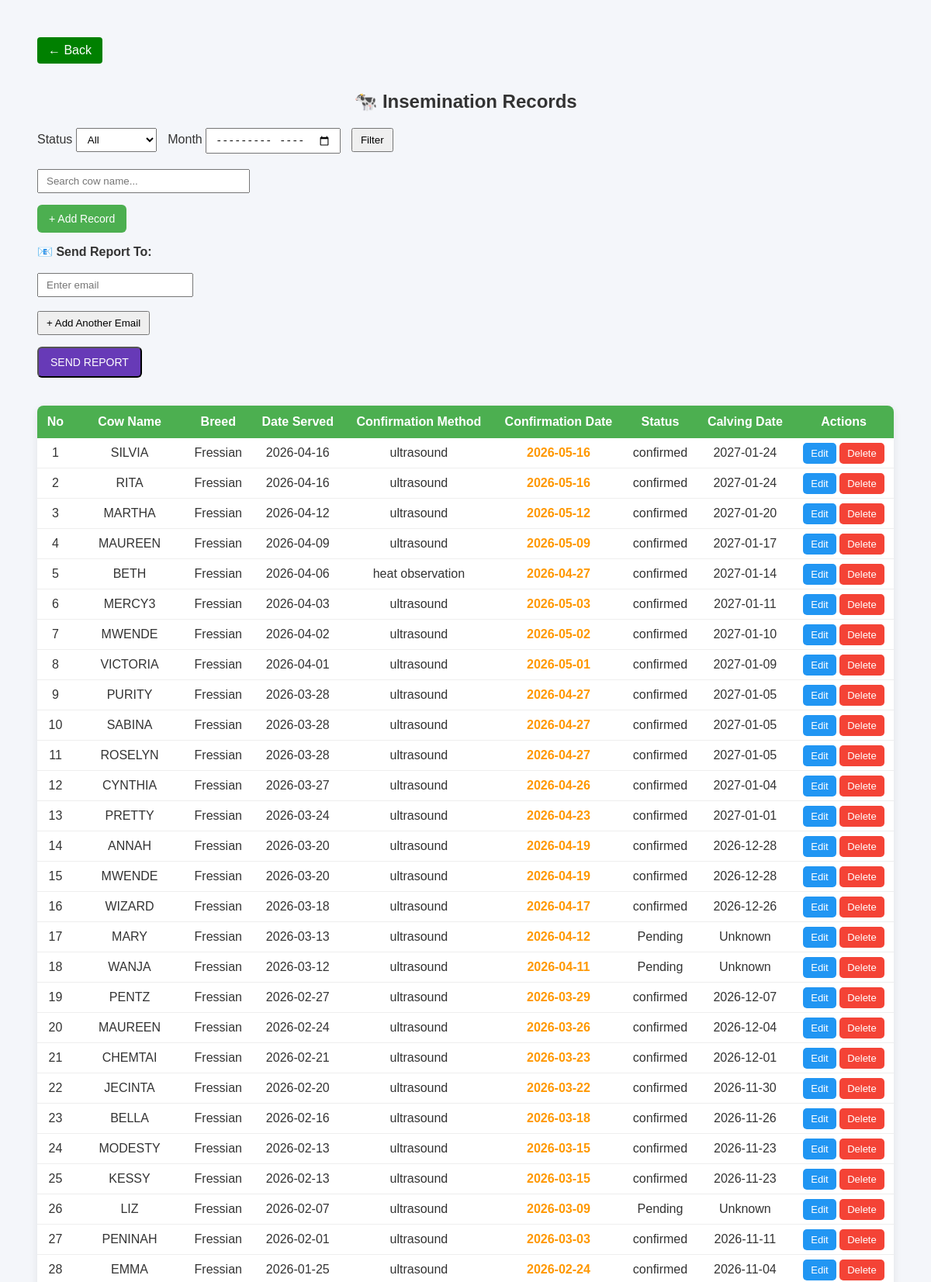
/insemination (signed in, upper part), run on the app's committed database.
### models.py (models this page shows)
class Insemination(db.Model):
    id = db.Column(db.Integer, primary_key=True)
    animal_id = db.Column(
        db.Integer,
        db.ForeignKey("animal_registry.id"),
        nullable=False
    )
    animal = db.relationship("AnimalRegistry")
    date_served = db.Column(db.Date, nullable=False)
    confirmation_method = db.Column(db.String(50))
    confirmation_date = db.Column(db.Date)
    status = db.Column(db.String(20), default=None)
    calving_date = db.Column(db.Date)

class AnimalRegistry(db.Model):
    id = db.Column(db.Integer, primary_key=True)
    name = db.Column(db.String(100), nullable=False)
    breed = db.Column(db.String(100))
    dob = db.Column(db.Date, nullable=True)
    category = db.Column(db.String(50))
    sex = db.Column(db.String(20), default="cow")
    mother = db.Column(db.String(100), nullable=True)
    current_shed_id = db.Column(
        db.Integer,
        db.ForeignKey("cow_shed.id"),
        nullable=True
    )

### app.py (the view)
@app.route("/insemination")
@login_required
def insemination():
    status = request.args.get("status")
    month = request.args.get("month")
    year = request.args.get("year")
    data = get_insemination_data(status, month, year)
    return render_template("insemination_list.html", **data)

### app.py (called while the page is built, shortened)
@app.before_request
def require_login():
    if request.endpoint is None:
        return
    allowed = [
        "login",
        "forgot",
        "verify_otp",
        "reset_password",
        "logout",
        "static"
    ]
    if request.endpoint.startswith("static"):
        return
    if not session.get("logged_in") and request.endpoint not in allowed:
        return redirect(url_for("login"))

def login_required(f):
    @wraps(f)
    def wrapper(*args, **kwargs):
        if not session.get("logged_in"):
            return redirect(url_for("login"))
        return f(*args, **kwargs)
    return wrapper

def get_insemination_data(status=None, month=None, year=None):
    from datetime import datetime
    query = db.session.query(Insemination).join(AnimalRegistry)
    records = query.order_by(Insemination.date_served.desc()).all()
    month_name = None
    if month:
        try:
            month_name = datetime.strptime(month, "%Y-%m").strftime("%B %Y")
        except:
            month_name = month
    return {
        "records": records,
        "status": status,
        "month": month,
        "year": year,
        "month_name": month_name,
        "now": datetime.now()
    }

### templates/insemination_list.html (shortened to what this page needs)
<!DOCTYPE html>
<html>
<head>
</head>
<body>
<a href="/cow_dashboard" class="btn_dashboard">← Back</a>
<h2>🐄 Insemination Records</h2>
<form method="GET" class="filter-box">
    <label>Status</label>
    <select name="status">
        <option value="">All</option>
    </select>
    <label>Month</label>
    <input type="month" name="month" value="{{ request.args.get('month','') }}">
    <button type="submit">Filter</button>
</form>
<div class="search-box">
    <input type="text" id="searchInput" placeholder="Search cow name...">
</div>
<a class="add-btn" href="/insemination/add">+ Add Record</a>
<form method="GET" action="{{ url_for('send_report', report_type='insemination') }}">
    <div style="margin-top: 15px; margin-bottom: 15px;">
        <strong>📧 Send Report To:</strong><br><br>
        <div id="email-container">
            <input type="email" name="emails" placeholder="Enter email" required>
        </div>
        <br>
        <button type="button" onclick="addEmail()">+ Add Another Email</button>
    </div>
    <button type="submit" class="download-btn">SEND REPORT</button>
</form>
<br><br>
<table id="recordsTable">
<tr>
    <th>No</th>
    <th>Cow Name</th>
    <th>Breed</th>
    <th>Date Served</th>
    <th>Confirmation Method</th>
    <th>Confirmation Date</th>
    <th>Status</th>
    <th>Calving Date</th>
    <th>Actions</th>
</tr>
{% for r in records %}
<tr>
<td>{{ loop.index }}</td>
<td class="cow-name">{{ r.animal.name }}</td>
<td>{{ r.animal.breed }}</td>
<td>{{ r.date_served }}</td>
<td>{{ r.confirmation_method }}</td>
<td>
{% if r.confirmation_date %}
    {% set days_diff = (r.confirmation_date - now.date()).days %}
    {% if days_diff < 0 and (r.status or '').lower() == 'pending' %}
        <span class="danger">{{ r.confirmation_date }}</span>
    {% elif days_diff <= 7 %}
        <span class="warning">{{ r.confirmation_date }}</span>
    {% else %}
        <span class="safe">{{ r.confirmation_date }}</span>
    {% endif %}
{% else %}
    N/A
{% endif %}
</td>
<td>{{ r.status or "Pending" }}</td>
<td>
{% if r.calving_date %}
    {% set calving_diff = (r.calving_date - now.date()).days %}
    {% if (r.status or '').lower() == 'delivered' %}
        <span class="safe">{{ r.calving_date }}</span>
    {% elif calving_diff < 0 %}
        <span class="danger">{{ r.calving_date }}</span>
    {% elif calving_diff <= 7 %}
        <span class="warning">{{ r.calving_date }}</span>
    {% else %}
        {{ r.calving_date }}
    {% endif %}
{% else %}
    {% if r.status == "aborted" %}
        NA
    {% else %}
        Unknown
    {% endif %}
{% endif %}
</td>
<td>
<a class="action-btn edit" href="/insemination/edit/{{ r.id }}">Edit</a>
<a class="action-btn delete"
   href="/insemination/delete/{{ r.id }}"
   onclick="return confirm('Delete record?')">
   Delete
</a>
</td>
</tr>
{% endfor %}
</table>
</body>
</html>

### templates/insemination_list.html (style rules this page uses)
body { font-family: Arial, sans-serif; background: #f4f6fa; padding: 40px; color: #333; }
h2 { text-align: center; margin-bottom: 20px; }
.filter-box { margin-bottom: 20px; }
select, button, input { padding: 6px 10px; margin-right: 10px; }
.search-box { margin-bottom: 15px; }
.search-box input { width: 250px; }
.add-btn, .download-btn { display: inline-block; padding: 10px 15px; border-radius: 6px; text-decoration: none; color: white; font-size: 14px; }
.add-btn { background: #4CAF50; }
.download-btn { background: #673ab7; }
table { width: 100%; border-collapse: collapse; background: white; box-shadow: 0 4px 12px rgba(0,0,0,0.08); border-radius: 8px; overflow: hidden; }
th { background: #4CAF50; color: white; padding: 12px; }
td { padding: 10px; border-bottom: 1px solid #eee; text-align: center; }
.action-btn { padding: 6px 10px; border-radius: 5px; text-decoration: none; font-size: 13px; color: white; }
.edit { background: #2196F3; }
.delete { background: #f44336; }
.warning { color: #ff9800; font-weight: bold; }
.btn_dashboard { display: inline-block; margin-bottom: 15px; padding: 8px 14px; background: green; color: white; text-decoration: none; border-radius: 4px; }

### data on the page
Insemination: animal.name "SILVIA", animal.breed "Fressian", date_served "2026-04-16", confirmation_method "ultrasound", confirmation_date "2026-05-16", status "confirmed", calving_date "2027-01-24"
Insemination: animal.name "RITA", animal.breed "Fressian", date_served "2026-04-16", confirmation_method "ultrasound", confirmation_date "2026-05-16", status "confirmed", calving_date "2027-01-24"
Insemination: animal.name "MARTHA", animal.breed "Fressian", date_served "2026-04-12", confirmation_method "ultrasound", confirmation_date "2026-05-12", status "confirmed", calving_date "2027-01-20"
Insemination: animal.name "MAUREEN", animal.breed "Fressian", date_served "2026-04-09", confirmation_method "ultrasound", confirmation_date "2026-05-09", status "confirmed", calving_date "2027-01-17"
Insemination: animal.name "BETH", animal.breed "Fressian", date_served "2026-04-06", confirmation_method "heat observation", confirmation_date "2026-04-27", status "confirmed", calving_date "2027-01-14"
Insemination: animal.name "MERCY3", animal.breed "Fressian", date_served "2026-04-03", confirmation_method "ultrasound", confirmation_date "2026-05-03", status "confirmed", calving_date "2027-01-11"
Insemination: animal.name "MWENDE", animal.breed "Fressian", date_served "2026-04-02", confirmation_method "ultrasound", confirmation_date "2026-05-02", status "confirmed", calving_date "2027-01-10"
Insemination: animal.name "VICTORIA", animal.breed "Fressian", date_served "2026-04-01", confirmation_method "ultrasound", confirmation_date "2026-05-01", status "confirmed", calving_date "2027-01-09"
Insemination: animal.name "PURITY", animal.breed "Fressian", date_served "2026-03-28", confirmation_method "ultrasound", confirmation_date "2026-04-27", status "confirmed", calving_date "2027-01-05"
Insemination: animal.name "SABINA", animal.breed "Fressian", date_served "2026-03-28", confirmation_method "ultrasound", confirmation_date "2026-04-27", status "confirmed", calving_date "2027-01-05"
Insemination: animal.name "ROSELYN", animal.breed "Fressian", date_served "2026-03-28", confirmation_method "ultrasound", confirmation_date "2026-04-27", status "confirmed", calving_date "2027-01-05"
Insemination: animal.name "CYNTHIA", animal.breed "Fressian", date_served "2026-03-27", confirmation_method "ultrasound", confirmation_date "2026-04-26", status "confirmed", calving_date "2027-01-04"
Insemination: animal.name "PRETTY", animal.breed "Fressian", date_served "2026-03-24", confirmation_method "ultrasound", confirmation_date "2026-04-23", status "confirmed", calving_date "2027-01-01"
Insemination: animal.name "ANNAH", animal.breed "Fressian", date_served "2026-03-20", confirmation_method "ultrasound", confirmation_date "2026-04-19", status "confirmed", calving_date "2026-12-28"
Insemination: animal.name "MWENDE", animal.breed "Fressian", date_served "2026-03-20", confirmation_method "ultrasound", confirmation_date "2026-04-19", status "confirmed", calving_date "2026-12-28"
Insemination: animal.name "WIZARD", animal.breed "Fressian", date_served "2026-03-18", confirmation_method "ultrasound", confirmation_date "2026-04-17", status "confirmed", calving_date "2026-12-26"
Insemination: animal.name "MARY", animal.breed "Fressian", date_served "2026-03-13", confirmation_method "ultrasound", confirmation_date "2026-04-12", status "Pending", shows "Unknown"
Insemination: animal.name "WANJA", animal.breed "Fressian", date_served "2026-03-12", confirmation_method "ultrasound", confirmation_date "2026-04-11", status "Pending", shows "Unknown"
Insemination: animal.name "PENTZ", animal.breed "Fressian", date_served "2026-02-27", confirmation_method "ultrasound", confirmation_date "2026-03-29", status "confirmed", calving_date "2026-12-07"
Insemination: animal.name "MAUREEN", animal.breed "Fressian", date_served "2026-02-24", confirmation_method "ultrasound", confirmation_date "2026-03-26", status "confirmed", calving_date "2026-12-04"
Insemination: animal.name "CHEMTAI", animal.breed "Fressian", date_served "2026-02-21", confirmation_method "ultrasound", confirmation_date "2026-03-23", status "confirmed", calving_date "2026-12-01"
Insemination: animal.name "JECINTA", animal.breed "Fressian", date_served "2026-02-20", confirmation_method "ultrasound", confirmation_date "2026-03-22", status "confirmed", calving_date "2026-11-30"
Insemination: animal.name "BELLA", animal.breed "Fressian", date_served "2026-02-16", confirmation_method "ultrasound", confirmation_date "2026-03-18", status "confirmed", calving_date "2026-11-26"
Insemination: animal.name "MODESTY", animal.breed "Fressian", date_served "2026-02-13", confirmation_method "ultrasound", confirmation_date "2026-03-15", status "confirmed", calving_date "2026-11-23"
Insemination: animal.name "KESSY", animal.breed "Fressian", date_served "2026-02-13", confirmation_method "ultrasound", confirmation_date "2026-03-15", status "confirmed", calving_date "2026-11-23"
Insemination: animal.name "LIZ", animal.breed "Fressian", date_served "2026-02-07", confirmation_method "ultrasound", confirmation_date "2026-03-09", status "Pending", shows "Unknown"
Insemination: animal.name "PENINAH", animal.breed "Fressian", date_served "2026-02-01", confirmation_method "ultrasound", confirmation_date "2026-03-03", status "confirmed", calving_date "2026-11-11"
Insemination: animal.name "EMMA", animal.breed "Fressian", date_served "2026-01-25", confirmation_method "ultrasound", confirmation_date "2026-02-24", status "confirmed", calving_date "2026-11-04"
